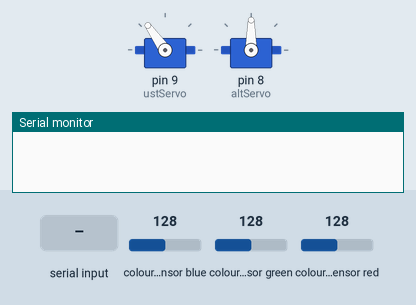
This sketch was run on a simulated Arduino Uno, built with avr-gcc and run on an emulated ATmega328P. On the bench: 2 × servo, the last lines printed to the serial monitor. Inputs (shaded band) come from the test bench; at power-on: colour sensor blue 128, colour sensor green 128, colour sensor red 128.

Above: at 1.2 s.
1.3 s: "1" received over Serial
At 2.5 s:
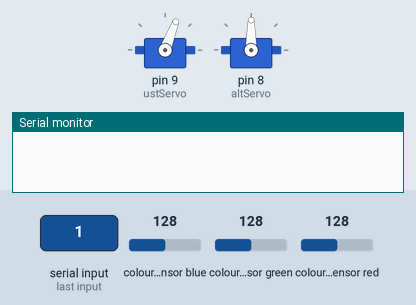
4.3 s: colour sensor blue set to 81
7.3 s: colour sensor blue set to 75
At 10.2 s:
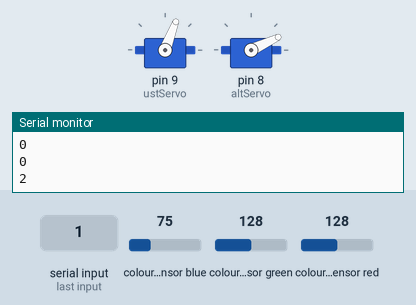
10.3 s: colour sensor green set to 84
13.3 s: colour sensor green set to 78
At 16.1 s:
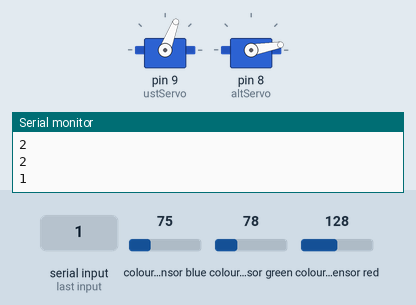
16.3 s: colour sensor blue set to 191
At 21.5 s:
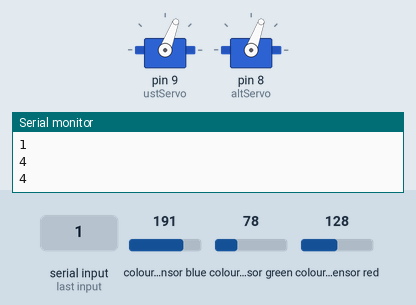
Timing chart, 0 to 66.8 s (numbered marks = the images above; inputs shaded):
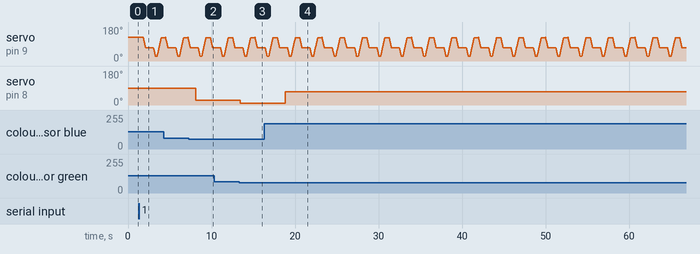

Measured:
- the behaviour switches between 79 and 78 on colour sensor blue (found by bisection; images 1 and 2)
- the behaviour switches between 82 and 81 on colour sensor green (found by bisection; images 2 and 3)
- after the input at 7.3 s, servo on pin 8 (altServo): 90° → 25° after 0.80 s
- after the input at 13.3 s, servo on pin 8 (altServo): 25° → 10° after 0.16 s
- after the input at 16.3 s, servo on pin 8 (altServo): 10° → 70° after 2.5 s

The sketch:

kod.ino
```cpp
#include <Wire.h>
#include <Servo.h>             //Gerekli kütüphane tanımları
#include "Adafruit_TCS34725.h"

Servo ustServo;
Servo altServo;
int renk = 0;                  //değişkenler tanımlandı
int veri, durum = false;

Adafruit_TCS34725 sensor = Adafruit_TCS34725(TCS34725_INTEGRATIONTIME_50MS, TCS34725_GAIN_1X); //renk sensörü tanımlandı
void setup() {
Serial.begin(9600);

if (sensor.begin()) {  //sensör kontrolü
} else {

while (1); // Dur!
}

ustServo.attach(9);   //üst serbo 9.pin ayarlandı
altServo.attach(8);   //alt sevo 8.pin ayarlandı

ustServo.write(125);  //üst servo 125 derece ayarlandı
delay(10);
}
void loop() {

veri = Serial.read();   //ardunio dan veri okundu
delay(10);
if ( veri == '1')     //arayüzden calıstır butonu ile 8 değeri atanıyor
{
durum = true;

}

if ( veri =='0')
{
durum = false;        //arayüzden durdur butonu ile 9 değeri atanıyor
}

if ( durum == true)
{
makine_baslat();   //durum doğru olursa makine başlat fonksiyonu çağrılır.
}
if ( durum == false)
{
makine_durdur();    //durum yanlıs olursa makine durdur fonksiyonu cağrılır.
}
}

void makine_baslat()
{
delay(500);
for(int i = 125; i > 68; i--) {
ustServo.write(i);                 //üst servo sensöre göre ayarlandı
delay(5);
}
delay(500);

renk = renk_oku();               //renk fonksiyonu çağrıldı
delay(50);
switch (renk) {
case 1:
altServo.write(10);

Serial.println(1);
break;
case 2:
altServo.write(25);
Serial.println(2);
break;
case 3:
altServo.write(50);
Serial.println(3);
break;
case 4:                      // RENK BELİRLENDİ ALT SERVO DERECESİ AYARLANDI
altServo.write(70);
Serial.println(4);
break;
case 5:
altServo.write(93);
Serial.println(5);
break;
case 6:
altServo.write(120);
Serial.println(6);
break;
default:
Serial.println(0);
break;
}
delay(300);


for(int i = 68; i > 25; i--) {
ustServo.write(i);                   //  ürün alt servoya aktarıldı.
delay(5);
}
delay(200);

for(int i = 25; i < 125; i++) {      // üst başlangıç derecesine döndü.
ustServo.write(i);
delay(5);
}
renk=0;
}

void makine_durdur()
{
ustServo.write(ustServo.read());    // arayüzden durdur butonuna basıldı
altServo.write(altServo.read());    // son dönen açıda bekle
}

// renk okuma fonksiyonu
int renk_oku() {                         // renk okuma fonksiyonu
uint16_t clearcol, red, green, blue;      // Renk değerleri için tanımlamalar
float average, r, g, b;                    // renk hesaplamaları için tanımlamalar
sensor.getRawData(&red, &green, &blue, &clearcol);

average = (red+green+blue)/3;         //Renk degerlerini topla ve ortalamasını al.
r = red/average;
g = green/average;                    //renkleri ortalamaya böl
b = blue/average;

delay(50);

if((r < 1.5)&& (r > 1.35)) /*&& ((g > 0.74) && (g < 0.85))&& ((b < 0.9)&& (b > 0.7)))*/{
renk = 1;

}
if((r < 1.34)&& (r > 1.15))/* && ((g > 1.24) && (g < 1.34))&&((b < 0.52&& (b > 0.42))))*/{
renk = 2;

}
if(((r < 1)&& (r > 0.70)) && ((g > 1.40) && (g < 2))/*&& ((b < 1)&& (b > 0.54))*/){
renk = 3;

}
if(((r < 1.05)&& (r > 0.40)) &&/*((g > 1.24) && (g < 1.39))&& */((b < 2.24)&& (b > 1.14))){        //değerlere göre renk döndürüyor
renk = 4;

}
if(((r < 2.2)&& (r > 1.8))/*&& ((g > 0.5) && (g < 0.65))&& ((b < 0.55)&& (b > 0.4))*/){
renk = 5;

}
if(((r < 1.79)&& (r > 1.51))&& ((g > 0.76) && (g < 1.2))/*&&((b < 0.56&& (b > 0.45)))*/){
renk = 6;

}
return renk;
}
```
